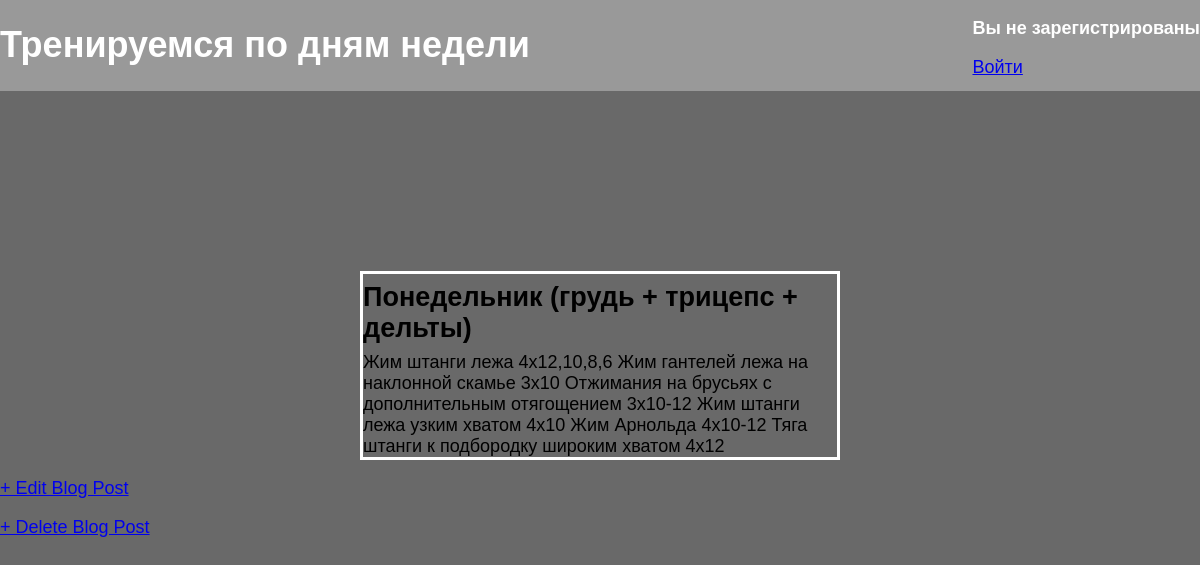
Page /post/6/ on the committed database.
### blog/models.py (models this page shows, shortened)
class Post(models.Model):
    title = models.CharField(max_length=200)
    date = datetime.datetime.today().weekday()
    author = models.ForeignKey(
        'auth.User',
        on_delete=models.CASCADE,
    )
    body = models.TextField()

### blog/views.py (the view)
# urls.py: path('post/<int:pk>/', BlogDetailView.as_view(), name='post_detail'),
class BlogDetailView(DetailView):
    model = Post
    template_name = 'blog/post_detail.html'

### blog/templates/blog/post_detail.html
{% extends 'blog/base.html' %}
{% block content %}
  <div class="post-entry">
    <h2>{{ post.title }}</h2>
    <p>{{ post.body }}</p>
  </div>
  <p><a href="{% url 'post_edit' post.pk %}">+ Edit Blog Post</a></p>
  <p><a href="{% url 'post_delete' post.pk %}">+ Delete Blog Post</a></p>
{% endblock content %}

### blog/templates/blog/base.html (shortened to what this page needs)
{% load static %}
<html>
  <head>
    <link href="{% static 'css/style.css' %}" rel="stylesheet">
  </head>
  <body>
    <div>
      <header>
        <div class="nav-left">
          <h1><a href="{% url 'home' %}">Тренируемся по дням недели</a></h1>
        </div>
        <div>
          {% if user.is_authenticated %}
            <p class="log">Привет, {{ user.username }}!</p>
            <p class="log"><a style="color: red; text-decoration: none;" href="{% url 'logout' %}">Log out</a></p>
          {% else %}
            <p class="log">Вы не зарегистрированы</p>
            <a href="{% url 'login' %}">Войти</a>
          {% endif %}
        </div>
      </header>
    {% block content %}
    {% endblock content %}
    </div>
  </body>
</html>

### blog/static/css/style.css (style rules this page uses)
body { font-family: 'Source Sans Pro', sans-serif; font-size: 18px; background-color: dimgray; margin: 0; }
.log { color: #ffffff; font-weight:bold }
header { border-bottom: 1px solid #999999; margin-bottom: 2rem; display: flex; background-color: #999999; }
header h1 a { color: #ffffff; text-decoration: none; }
.nav-left { margin-right: auto; }
.post-entry { margin:15% 30% 0 30%; border-style: solid; border-color: #ffffff; }
.post-entry h2 { margin: 0.5rem 0; }
.post-entry p { margin: 0; font-weight: 400; }

### rows in the picture
Post: title "Понедельник (грудь + трицепс + дельты)", body "Жим штанги лежа 4х12,10,8,6 Жим гантелей лежа на наклонной скамье 3х10 Отжимания на брусьях с дополнительным отягощением 3х10-12 Жим штанги лежа узким хватом 4х10 Жим Арнольда 4х10-12 Тяга штанги к подбородку широким хватом 4х12"
